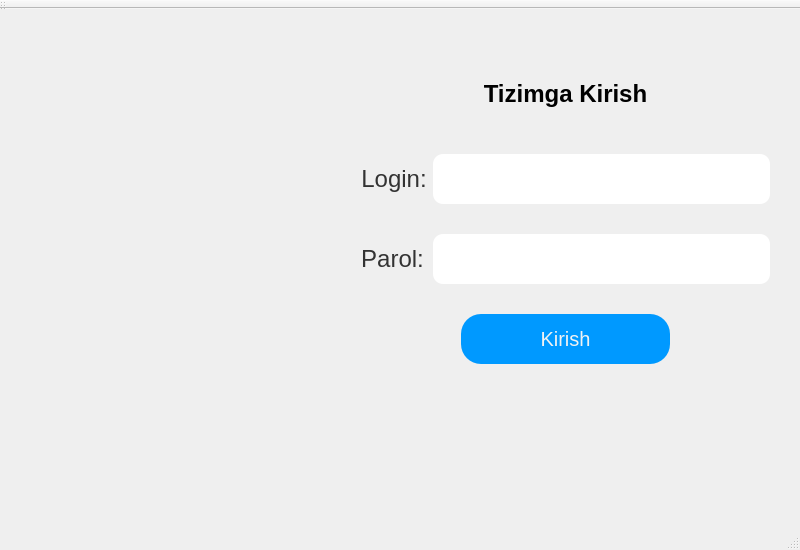
<?xml version="1.0" encoding="UTF-8"?>
<ui version="4.0">
 <class>k_login</class>
 <widget class="QMainWindow" name="k_login">
  <property name="geometry">
   <rect>
    <x>0</x>
    <y>0</y>
    <width>800</width>
    <height>550</height>
   </rect>
  </property>
  <property name="sizePolicy">
   <sizepolicy hsizetype="Maximum" vsizetype="Maximum">
    <horstretch>0</horstretch>
    <verstretch>0</verstretch>
   </sizepolicy>
  </property>
  <property name="minimumSize">
   <size>
    <width>800</width>
    <height>550</height>
   </size>
  </property>
  <property name="maximumSize">
   <size>
    <width>800</width>
    <height>550</height>
   </size>
  </property>
  <property name="windowTitle">
   <string>k_login</string>
  </property>
  <property name="autoFillBackground">
   <bool>false</bool>
  </property>
  <property name="styleSheet">
   <string notr="true">*{
font-family: -apple-system, BlinkMacSystemFont, &quot;San Francisco&quot;, Helvetica, Arial, sans-serif;
  font-weight:  300; 
  margin:  0; 
  height:  100vh; 
  width:  100vw;
  padding:0;
  display:  flex; 
  align-items:  flex-start; 
  justify-content:  flex-start; 
}
#k_login{
display:none;
	background: url(:/images/img1.jpg);
}</string>
  </property>
  <widget class="QWidget" name="centralWidget">
   <widget class="QLabel" name="label_3">
    <property name="geometry">
     <rect>
      <x>20</x>
      <y>0</y>
      <width>321</width>
      <height>511</height>
     </rect>
    </property>
    <property name="text">
     <string/>
    </property>
    <property name="pixmap">
     <pixmap>:/new/leftback/leftback.jpg</pixmap>
    </property>
    <property name="scaledContents">
     <bool>true</bool>
    </property>
   </widget>
   <widget class="QWidget" name="formLayoutWidget">
    <property name="geometry">
     <rect>
      <x>350</x>
      <y>60</y>
      <width>431</width>
      <height>370</height>
     </rect>
    </property>
    <layout class="QFormLayout" name="formLayout">
     <item row="1" column="0">
      <widget class="QLabel" name="label_4">
       <property name="styleSheet">
        <string notr="true">color: #333;
font-size: 24px;
    position:  absolute; 
    top: calc(50% - 7px);
    left:  0; 
    opacity:  0; 
    transition:  all .3s ease; </string>
       </property>
       <property name="text">
        <string>Login:</string>
       </property>
       <property name="scaledContents">
        <bool>false</bool>
       </property>
       <property name="alignment">
        <set>Qt::AlignCenter</set>
       </property>
      </widget>
     </item>
     <item row="1" column="1">
      <widget class="QLineEdit" name="lineEdit_2">
       <property name="styleSheet">
        <string notr="true">height:50px;
color: #333;
border-radius: 10px;
font-size:16px;</string>
       </property>
       <property name="text">
        <string/>
       </property>
      </widget>
     </item>
     <item row="2" column="0">
      <widget class="QLabel" name="label_2">
       <property name="styleSheet">
        <string notr="true">color: #333;
font-size: 24px;
margin-top:24px;</string>
       </property>
       <property name="text">
        <string>Parol:</string>
       </property>
       <property name="scaledContents">
        <bool>false</bool>
       </property>
       <property name="alignment">
        <set>Qt::AlignCenter</set>
       </property>
      </widget>
     </item>
     <item row="2" column="1">
      <widget class="QLineEdit" name="lineEdit_3">
       <property name="styleSheet">
        <string notr="true">height:50px;
color: #333;
border-radius: 10px;
font-size:16px;
margin-top:24px;</string>
       </property>
       <property name="echoMode">
        <enum>QLineEdit::Password</enum>
       </property>
      </widget>
     </item>
     <item row="0" column="0" colspan="2">
      <widget class="QLabel" name="label">
       <property name="styleSheet">
        <string notr="true">  font-size:  24px; 
  font-weight:  600; 
  color:  #000; 
  opacity:  .85; 
margin-bottom:40px;</string>
       </property>
       <property name="text">
        <string>Tizimga Kirish</string>
       </property>
       <property name="scaledContents">
        <bool>false</bool>
       </property>
       <property name="alignment">
        <set>Qt::AlignCenter</set>
       </property>
      </widget>
     </item>
     <item row="3" column="0" colspan="2">
      <widget class="QPushButton" name="pushButton">
       <property name="styleSheet">
        <string notr="true">QPushButton{
height:50px;
border-radius:20px;
background-color:#0099ff;
color:#f1f2f3;
font-size: 20px;
margin-top:24px;
margin-left:100px;
margin-right:100px;
}
QPushButton:hover{
background-color:#333;
}</string>
       </property>
       <property name="text">
        <string>Kirish</string>
       </property>
      </widget>
     </item>
    </layout>
   </widget>
  </widget>
  <widget class="QMenuBar" name="menuBar">
   <property name="geometry">
    <rect>
     <x>0</x>
     <y>0</y>
     <width>800</width>
     <height>0</height>
    </rect>
   </property>
  </widget>
  <widget class="QToolBar" name="mainToolBar">
   <attribute name="toolBarArea">
    <enum>TopToolBarArea</enum>
   </attribute>
   <attribute name="toolBarBreak">
    <bool>false</bool>
   </attribute>
  </widget>
  <widget class="QStatusBar" name="statusBar"/>
 </widget>
 <layoutdefault spacing="6" margin="11"/>
 <resources/>
 <connections/>
</ui>
